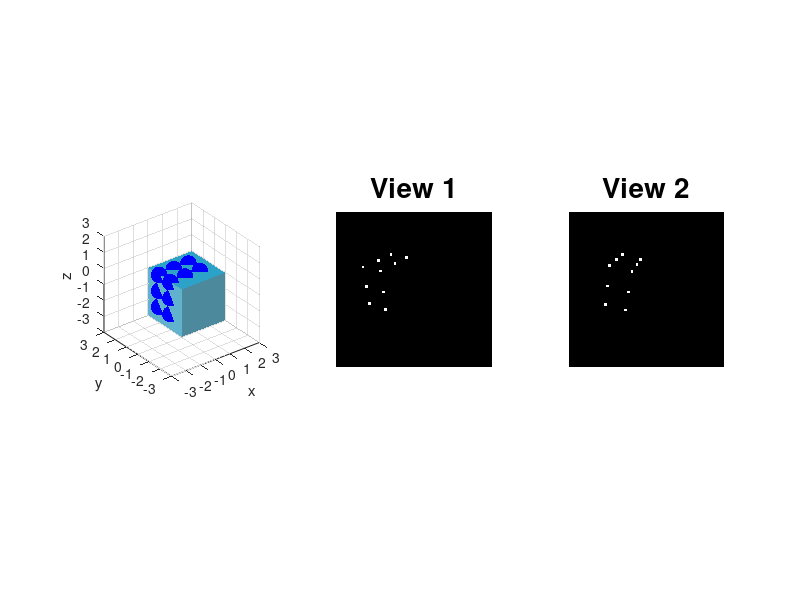

Source code (MATLAB):
clear all; close all; clc;
%% Definitions
rng(1);
L = 300;
I1 = zeros(L,L);

f=L;
u0 = L/2;
v0 = L/2;

K = [f 0 u0;
    0 f v0;
    0 0 1];

DEG_TO_RAD = pi/180;

%% World Coordinates
P_W=[0	2	0	1;
     0	1	0	1;
   %  0	0	0	1;
     0	2	-1	1;
     0	1	-1	1;
   %  0	0	-1	1;
     0	2	-2	1;
     0	1	-2	1;
  %   0	0	-2	1;
  %   1	0	0	1;
  %   2	0	0	1;
    % 1	0	-1	1;
    % 2	0	-1	1;
   %  1	0	-2	1;
    % 2	0	-2	1;
     1	1	0	1;
     2	1	0	1;
     1	2	0	1;
     2	2	0	1];

P_W = P_W';
NPTS = size(P_W,2); %Number of points

%% Visualization
figure;
subplot(1,3,1)
wally = meshgrid(0:0.1:3); 
wallz = meshgrid(-3:0.1:0); 
wallx = 0*ones(size(wallz,1));
surf(wallx, wally, wallz','FaceColor',(1/255)*[97 178 205],'EdgeColor','none') 
hold on
wallx = meshgrid(0:0.1:3); 
wallz = meshgrid(-3:0.1:0); 
wally = 0*ones(size(wallz,1)); 
surf(wallx, wally, wallz','FaceColor',(1/255)*[77 137 157],'EdgeColor','none') 
wallx = meshgrid(0:0.1:3); 
wally = meshgrid(0:0.1:3); 
wallz = zeros(size(wally,1)); % Generate z data
surf(wallx, wally', wallz,'FaceColor',(1/255)*[45 162 200],'EdgeColor','none') 
plot3(P_W(1,:),P_W(2,:),P_W(3,:),'b.','MarkerSize',36);
axis equal;
grid on
axis vis3d;
axis([-3 3 -3 3 -3 3])
grid on
xlabel('x')
ylabel('y')
zlabel('z')

%% Camera Transformation for View 1
ax = 120 * DEG_TO_RAD;
ay = 0 *DEG_TO_RAD;
az = 60 * DEG_TO_RAD;

Rx = [1 0 0;
      0 cos(ax) -sin(ax);
      0 sin(ax) cos(ax)];
Ry = [cos(ay)  0  sin(ay);
           0   1     0;
      -sin(ay) 0  cos(ay)];
Rz = [cos(az) -sin(az) 0;
      sin(az) cos(az)  0;
      0          0     1];
  
Rc1 = Rx*Ry*Rz;
Tc1 = [0;0;5];
M = [Rc1 Tc1];

p1 = K*(M * P_W);
noise1 = 4*rand(3,NPTS)-2;
noise1(3,:)=1;
p1 = p1 + noise1;

u1(1,:) = p1(1,:) ./ p1(3,:);
u1(2,:) = p1(2,:) ./ p1(3,:);
u1(3,:) = p1(3,:) ./ p1(3,:);

for i=1:length(u1)
    x = round(u1(1,i)); y=round(u1(2,i));
    I1(y-2:y+2, x-2:x+2) = 255;
end

subplot(1,3,2), imshow(I1, []), title('View 1', 'FontSize',20);

%% Camera Transformation for View 2
ax = 0 * DEG_TO_RAD;
ay = -25 *DEG_TO_RAD;
az = 0 * DEG_TO_RAD;

Rx = [1 0 0;
      0 cos(ax) -sin(ax);
      0 sin(ax) cos(ax)];
Ry = [cos(ay)  0  sin(ay);
           0   1     0;
      -sin(ay) 0  cos(ay)];
Rz = [cos(az) -sin(az) 0;
      sin(az) cos(az)  0;
      0          0     1];

Rc2c1 = Rx*Ry*Rz;
TrueR = Rc2c1;
Tc2c1 = [3;0;1];
TrueT = Tc2c1;
Hc1 = [Rc1 Tc1; 0 0 0 1];
Hc2c1 = [Rc2c1 Tc2c1; 0 0 0 1];
Hc2 = Hc2c1*Hc1;

Rc2 = Hc2(1:3,1:3);
Tc2 = Hc2(1:3,4);

M = [Rc2 Tc2];

I2 = zeros(L,L);
p2 = K*(M*P_W);

noise2 = 4*rand(3,NPTS)-2;
noise2(3,:)=1;
p2 = p2 + noise2;

u2(1,:) = p2(1,:) ./ p2(3,:);
u2(2,:) = p2(2,:) ./ p2(3,:);
u2(3,:) = p2(3,:) ./ p2(3,:);

for i=1:length(u2)
    x = round(u2(1,i)); y=round(u2(2,i));
    I2(y-2:y+2, x-2:x+2) = 255;
end

subplot(1,3,3), imshow(I2, []), title('View 2', 'FontSize',20);

t = Tc2c1;
T_skew = [0 -t(3) t(2); t(3) 0 -t(1); -t(2) t(1) 0];
Etrue = T_skew*Rc2c1;

%% Displaying the information
disp('u1: Pixel coordinates in view 1')
u1info = ['Size of u1 is ' num2str(size(u1,1)) 'x' num2str(size(u1,2))];
disp(u1info)
disp('u2: Pixel coordinates in view 2')
u2info = ['Size of u2 is ' num2str(size(u2,1)) 'x' num2str(size(u2,2))];
disp(u2info)
disp('-------------')
%% Lab#8 Assignment starts here.
%% Transform pixel coordinates and construct X matrix using Equations 1 and 2

Kinv= inv(K);
x1 = Kinv*u1(:,:);
x2 = Kinv*u2(:,:);

a1 = [x1(1,1)*x2(1,1) x1(1,1)*x2(2,1) x1(1,1)*x2(3,1) x1(2,1)*x2(1,1) x1(2,1)*x2(2,1) x1(2,1)*x2(3,1)...
    x1(3,1)*x2(1,1) x1(3,1)*x2(2,1) x1(3,1)*x2(3,1)]';

a2 = [x1(1,2)*x2(1,2) x1(1,2)*x2(2,2) x1(1,2)*x2(3,2) x1(2,2)*x2(1,2) x1(2,2)*x2(2,2) x1(2,2)*x2(3,2)...
    x1(3,2)*x2(1,2) x1(3,2)*x2(2,2) x1(3,2)*x2(3,2)]';

a3 = [x1(1,3)*x2(1,3) x1(1,3)*x2(2,3) x1(1,3)*x2(3,3) x1(2,3)*x2(1,3) x1(2,3)*x2(2,3) x1(2,3)*x2(3,3)...
    x1(3,3)*x2(1,3) x1(3,3)*x2(2,3) x1(3,3)*x2(3,3)]';

a4 = [x1(1,4)*x2(1,4) x1(1,4)*x2(2,4) x1(1,4)*x2(3,4) x1(2,4)*x2(1,4) x1(2,4)*x2(2,4) x1(2,4)*x2(3,4)...
    x1(3,4)*x2(1,4) x1(3,4)*x2(2,4) x1(3,4)*x2(3,4)]';

a5 = [x1(1,5)*x2(1,5) x1(1,5)*x2(2,5) x1(1,5)*x2(3,5) x1(2,5)*x2(1,5) x1(2,5)*x2(2,5) x1(2,5)*x2(3,5)...
    x1(3,5)*x2(1,5) x1(3,5)*x2(2,5) x1(3,5)*x2(3,5)]';

a6 = [x1(1,6)*x2(1,6) x1(1,6)*x2(2,6) x1(1,6)*x2(3,6) x1(2,6)*x2(1,6) x1(2,6)*x2(2,6) x1(2,6)*x2(3,6)...
    x1(3,6)*x2(1,6) x1(3,6)*x2(2,6) x1(3,6)*x2(3,6)]';

a7 = [x1(1,7)*x2(1,7) x1(1,7)*x2(2,7) x1(1,7)*x2(3,7) x1(2,7)*x2(1,7) x1(2,7)*x2(2,7) x1(2,7)*x2(3,7)...
    x1(3,7)*x2(1,7) x1(3,7)*x2(2,7) x1(3,7)*x2(3,7)]';

a8 = [x1(1,8)*x2(1,8) x1(1,8)*x2(2,8) x1(1,8)*x2(3,8) x1(2,8)*x2(1,8) x1(2,8)*x2(2,8) x1(2,8)*x2(3,8)...
    x1(3,8)*x2(1,8) x1(3,8)*x2(2,8) x1(3,8)*x2(3,8)]';

a9 = [x1(1,9)*x2(1,9) x1(1,9)*x2(2,9) x1(1,9)*x2(3,9) x1(2,9)*x2(1,9) x1(2,9)*x2(2,9) x1(2,9)*x2(3,9)...
    x1(3,9)*x2(1,9) x1(3,9)*x2(2,9) x1(3,9)*x2(3,9)]';

a10 = [x1(1,10)*x2(1,10) x1(1,10)*x2(2,10) x1(1,10)*x2(3,10) x1(2,10)*x2(1,10) x1(2,10)*x2(2,10) x1(2,10)*x2(3,10)...
    x1(3,10)*x2(1,10) x1(3,10)*x2(2,10) x1(3,10)*x2(3,10)]';

%a11 = [x1(1,11)*x2(1,11) x1(1,11)*x2(2,11) x1(1,11)*x2(3,11) x1(2,11)*x2(1,11) x1(2,11)*x2(2,11) x1(2,11)*x2(3,11)...
 %   x1(3,11)*x2(1,11) x1(3,11)*x2(2,11) x1(3,11)*x2(3,11)]';

%a12 = [x1(1,12)*x2(1,12) x1(1,12)*x2(2,12) x1(1,12)*x2(3,12) x1(2,12)*x2(1,12) x1(2,12)*x2(2,12) x1(2,12)*x2(3,12)...
%    x1(3,12)*x2(1,12) x1(3,12)*x2(2,12) x1(3,12)*x2(3,12)]';

%a13 = [x1(1,13)*x2(1,13) x1(1,13)*x2(2,13) x1(1,13)*x2(3,13) x1(2,13)*x2(1,13) x1(2,13)*x2(2,13) x1(2,13)*x2(3,13)...
 %   x1(3,13)*x2(1,13) x1(3,13)*x2(2,13) x1(3,13)*x2(3,13)]';

%a14 = [x1(1,14)*x2(1,14) x1(1,14)*x2(2,14) x1(1,14)*x2(3,14) x1(2,14)*x2(1,14) x1(2,14)*x2(2,14) x1(2,14)*x2(3,14)...
 %   x1(3,14)*x2(1,14) x1(3,14)*x2(2,14) x1(3,14)*x2(3,14)]';

%a15 = [x1(1,15)*x2(1,15) x1(1,15)*x2(2,15) x1(1,15)*x2(3,15) x1(2,15)*x2(1,15) x1(2,15)*x2(2,15) x1(2,15)*x2(3,15)...
 %   x1(3,15)*x2(1,15) x1(3,15)*x2(2,15) x1(3,15)*x2(3,15)]';

%a16 = [x1(1,16)*x2(1,16) x1(1,16)*x2(2,16) x1(1,16)*x2(3,16) x1(2,16)*x2(1,16) x1(2,16)*x2(2,16) x1(2,16)*x2(3,16)...
 %   x1(3,16)*x2(1,16) x1(3,16)*x2(2,16) x1(3,16)*x2(3,16)]';

%a17 = [x1(1,17)*x2(1,17) x1(1,17)*x2(2,17) x1(1,17)*x2(3,17) x1(2,17)*x2(1,17) x1(2,17)*x2(2,17) x1(2,17)*x2(3,17)...
 %   x1(3,17)*x2(1,17) x1(3,17)*x2(2,17) x1(3,17)*x2(3,17)]';

%a18 = [x1(1,18)*x2(1,18) x1(1,18)*x2(2,18) x1(1,18)*x2(3,18) x1(2,18)*x2(1,18) x1(2,18)*x2(2,18) x1(2,18)*x2(3,18)...
  %  x1(3,18)*x2(1,18) x1(3,18)*x2(2,18) x1(3,18)*x2(3,18)]';

%a19 = [x1(1,19)*x2(1,19) x1(1,19)*x2(2,19) x1(1,19)*x2(3,19) x1(2,19)*x2(1,19) x1(2,19)*x2(2,19) x1(2,19)*x2(3,19)...
 %   x1(3,19)*x2(1,19) x1(3,19)*x2(2,19) x1(3,19)*x2(3,19)]';



X = [a1';a2';a3';a4';a5';a6';a7';a8';a9';a10'];


%% Estimate E, cure it and check for Essential Matrix Characterization 

[U,S,V] = svd(X);
Es = V(:,end);
E = [Es(1) Es(4) Es(7); Es(2) Es(5) Es(8); Es(3) Es(6) Es(9)];

[U1,S1,V1] = svd(E);
S1(1,1) = 1;
S1(2,2) = 1;
S1(3,3) = 0;

detU1 = det(U1);
detV1 = det(V1);

if detU1 ~= 1
    disp('det U1 not 1');
end

if detV1 ~= 1
    disp('det V1 not 1');
end
E = U1*S1*V1;
%% Find epipoles and epipolar lines
l1 = E'*x2(:,1);
l2 = E*x1(:,1);

e1 = null(E);
e2 = null(E');

%% Verify epipoles and epipolar lines
c1 = l1'*e1;
c2 = l2'*e2;
if c1 == 0
    disp('l1 e1 verified');
end

if c2 == 0
    disp('l2 e2 verified');
end


%% Recover the rotation and the translation
Rz1 = [0 -1 0;
       1 0 0;
       0 0 1]; % 90 degree

  Rz2 = [0 1 0;
        -1 0 0;
         0 0 1]; % -90 degree
  
T1 = U1*Rz1*S1*U1';
R1 = U1*Rz1'*V1';
T2 = U1*Rz2*S1*U1';
R2 = U1*Rz2'*V1';

T1 = [T1(3,2) ; T1(1,3); T1(2,1)];
T2 = [T2(3,2) ; T2(1,3); T2(2,1)];

%% Compare your results with ground truth
disp('True E =')
disp(Etrue)
disp('Estimated E = ')
% disp(your estimated E variable)
disp(E)

disp('True R =')
disp(TrueR)
disp('Estimated R = ')
% disp(your estimated R variable)
disp(R1)
disp(R2)

disp('True T =')
disp(TrueT)
disp('Estimated T = ')
% disp(your estimated T variable)
disp(T1)
disp(T2)









